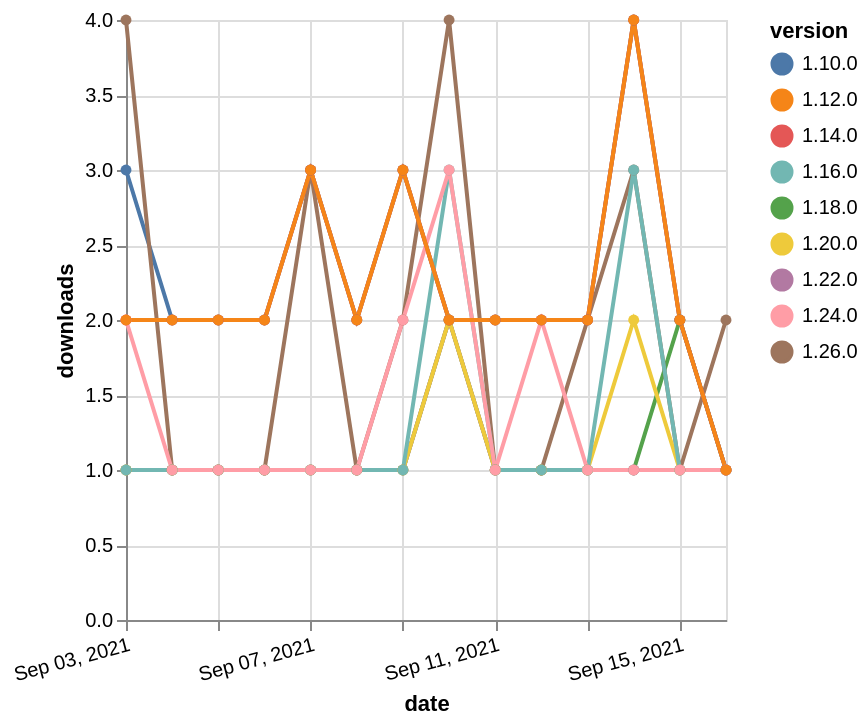

This figure's Vega-Lite source:
### Vega-Lite specification from a JSON file in a GitHub repository (floating-point values rounded to 4 significant figures)
{"$schema": "https://vega.github.io/schema/vega-lite/v5.json", "description": "A simple bar chart with embedded data.", "data": {"values": [{"date": "2021-09-03", "total": 214, "delta": 1, "version": "1.18.0"}, {"date": "2021-09-04", "total": 215, "delta": 1, "version": "1.18.0"}, {"date": "2021-09-05", "total": 216, "delta": 1, "version": "1.18.0"}, {"date": "2021-09-06", "total": 217, "delta": 1, "version": "1.18.0"}, {"date": "2021-09-07", "total": 218, "delta": 1, "version": "1.18.0"}, {"date": "2021-09-08", "total": 219, "delta": 1, "version": "1.18.0"}, {"date": "2021-09-09", "total": 220, "delta": 1, "version": "1.18.0"}, {"date": "2021-09-10", "total": 222, "delta": 2, "version": "1.18.0"}, {"date": "2021-09-11", "total": 223, "delta": 1, "version": "1.18.0"}, {"date": "2021-09-12", "total": 224, "delta": 1, "version": "1.18.0"}, {"date": "2021-09-13", "total": 225, "delta": 1, "version": "1.18.0"}, {"date": "2021-09-14", "total": 226, "delta": 1, "version": "1.18.0"}, {"date": "2021-09-15", "total": 228, "delta": 2, "version": "1.18.0"}, {"date": "2021-09-16", "total": 229, "delta": 1, "version": "1.18.0"}, {"date": "2021-09-03", "total": 188, "delta": 1, "version": "1.22.0"}, {"date": "2021-09-04", "total": 189, "delta": 1, "version": "1.22.0"}, {"date": "2021-09-05", "total": 190, "delta": 1, "version": "1.22.0"}, {"date": "2021-09-06", "total": 191, "delta": 1, "version": "1.22.0"}, {"date": "2021-09-07", "total": 192, "delta": 1, "version": "1.22.0"}, {"date": "2021-09-08", "total": 193, "delta": 1, "version": "1.22.0"}, {"date": "2021-09-09", "total": 194, "delta": 1, "version": "1.22.0"}, {"date": "2021-09-10", "total": 196, "delta": 2, "version": "1.22.0"}, {"date": "2021-09-11", "total": 197, "delta": 1, "version": "1.22.0"}, {"date": "2021-09-12", "total": 198, "delta": 1, "version": "1.22.0"}, {"date": "2021-09-13", "total": 199, "delta": 1, "version": "1.22.0"}, {"date": "2021-09-14", "total": 200, "delta": 1, "version": "1.22.0"}, {"date": "2021-09-15", "total": 201, "delta": 1, "version": "1.22.0"}, {"date": "2021-09-16", "total": 202, "delta": 1, "version": "1.22.0"}, {"date": "2021-09-03", "total": 2646, "delta": 3, "version": "1.10.0"}, {"date": "2021-09-04", "total": 2648, "delta": 2, "version": "1.10.0"}, {"date": "2021-09-05", "total": 2650, "delta": 2, "version": "1.10.0"}, {"date": "2021-09-06", "total": 2652, "delta": 2, "version": "1.10.0"}, {"date": "2021-09-07", "total": 2655, "delta": 3, "version": "1.10.0"}, {"date": "2021-09-08", "total": 2657, "delta": 2, "version": "1.10.0"}, {"date": "2021-09-09", "total": 2660, "delta": 3, "version": "1.10.0"}, {"date": "2021-09-10", "total": 2662, "delta": 2, "version": "1.10.0"}, {"date": "2021-09-11", "total": 2664, "delta": 2, "version": "1.10.0"}, {"date": "2021-09-12", "total": 2666, "delta": 2, "version": "1.10.0"}, {"date": "2021-09-13", "total": 2668, "delta": 2, "version": "1.10.0"}, {"date": "2021-09-14", "total": 2672, "delta": 4, "version": "1.10.0"}, {"date": "2021-09-15", "total": 2674, "delta": 2, "version": "1.10.0"}, {"date": "2021-09-16", "total": 2675, "delta": 1, "version": "1.10.0"}, {"date": "2021-09-03", "total": 143, "delta": 4, "version": "1.26.0"}, {"date": "2021-09-04", "total": 144, "delta": 1, "version": "1.26.0"}, {"date": "2021-09-05", "total": 145, "delta": 1, "version": "1.26.0"}, {"date": "2021-09-06", "total": 146, "delta": 1, "version": "1.26.0"}, {"date": "2021-09-07", "total": 149, "delta": 3, "version": "1.26.0"}, {"date": "2021-09-08", "total": 150, "delta": 1, "version": "1.26.0"}, {"date": "2021-09-09", "total": 152, "delta": 2, "version": "1.26.0"}, {"date": "2021-09-10", "total": 156, "delta": 4, "version": "1.26.0"}, {"date": "2021-09-11", "total": 157, "delta": 1, "version": "1.26.0"}, {"date": "2021-09-12", "total": 158, "delta": 1, "version": "1.26.0"}, {"date": "2021-09-13", "total": 160, "delta": 2, "version": "1.26.0"}, {"date": "2021-09-14", "total": 163, "delta": 3, "version": "1.26.0"}, {"date": "2021-09-15", "total": 164, "delta": 1, "version": "1.26.0"}, {"date": "2021-09-16", "total": 166, "delta": 2, "version": "1.26.0"}, {"date": "2021-09-03", "total": 238, "delta": 1, "version": "1.20.0"}, {"date": "2021-09-04", "total": 239, "delta": 1, "version": "1.20.0"}, {"date": "2021-09-05", "total": 240, "delta": 1, "version": "1.20.0"}, {"date": "2021-09-06", "total": 241, "delta": 1, "version": "1.20.0"}, {"date": "2021-09-07", "total": 242, "delta": 1, "version": "1.20.0"}, {"date": "2021-09-08", "total": 243, "delta": 1, "version": "1.20.0"}, {"date": "2021-09-09", "total": 244, "delta": 1, "version": "1.20.0"}, {"date": "2021-09-10", "total": 246, "delta": 2, "version": "1.20.0"}, {"date": "2021-09-11", "total": 247, "delta": 1, "version": "1.20.0"}, {"date": "2021-09-12", "total": 248, "delta": 1, "version": "1.20.0"}, {"date": "2021-09-13", "total": 249, "delta": 1, "version": "1.20.0"}, {"date": "2021-09-14", "total": 251, "delta": 2, "version": "1.20.0"}, {"date": "2021-09-15", "total": 252, "delta": 1, "version": "1.20.0"}, {"date": "2021-09-16", "total": 253, "delta": 1, "version": "1.20.0"}, {"date": "2021-09-03", "total": 465, "delta": 1, "version": "1.16.0"}, {"date": "2021-09-04", "total": 466, "delta": 1, "version": "1.16.0"}, {"date": "2021-09-05", "total": 467, "delta": 1, "version": "1.16.0"}, {"date": "2021-09-06", "total": 468, "delta": 1, "version": "1.16.0"}, {"date": "2021-09-07", "total": 469, "delta": 1, "version": "1.16.0"}, {"date": "2021-09-08", "total": 470, "delta": 1, "version": "1.16.0"}, {"date": "2021-09-09", "total": 471, "delta": 1, "version": "1.16.0"}, {"date": "2021-09-10", "total": 474, "delta": 3, "version": "1.16.0"}, {"date": "2021-09-11", "total": 475, "delta": 1, "version": "1.16.0"}, {"date": "2021-09-12", "total": 476, "delta": 1, "version": "1.16.0"}, {"date": "2021-09-13", "total": 477, "delta": 1, "version": "1.16.0"}, {"date": "2021-09-14", "total": 480, "delta": 3, "version": "1.16.0"}, {"date": "2021-09-15", "total": 481, "delta": 1, "version": "1.16.0"}, {"date": "2021-09-16", "total": 482, "delta": 1, "version": "1.16.0"}, {"date": "2021-09-03", "total": 221, "delta": 2, "version": "1.24.0"}, {"date": "2021-09-04", "total": 222, "delta": 1, "version": "1.24.0"}, {"date": "2021-09-05", "total": 223, "delta": 1, "version": "1.24.0"}, {"date": "2021-09-06", "total": 224, "delta": 1, "version": "1.24.0"}, {"date": "2021-09-07", "total": 225, "delta": 1, "version": "1.24.0"}, {"date": "2021-09-08", "total": 226, "delta": 1, "version": "1.24.0"}, {"date": "2021-09-09", "total": 228, "delta": 2, "version": "1.24.0"}, {"date": "2021-09-10", "total": 231, "delta": 3, "version": "1.24.0"}, {"date": "2021-09-11", "total": 232, "delta": 1, "version": "1.24.0"}, {"date": "2021-09-12", "total": 234, "delta": 2, "version": "1.24.0"}, {"date": "2021-09-13", "total": 235, "delta": 1, "version": "1.24.0"}, {"date": "2021-09-14", "total": 236, "delta": 1, "version": "1.24.0"}, {"date": "2021-09-15", "total": 237, "delta": 1, "version": "1.24.0"}, {"date": "2021-09-16", "total": 238, "delta": 1, "version": "1.24.0"}, {"date": "2021-09-03", "total": 2327, "delta": 2, "version": "1.14.0"}, {"date": "2021-09-04", "total": 2329, "delta": 2, "version": "1.14.0"}, {"date": "2021-09-05", "total": 2331, "delta": 2, "version": "1.14.0"}, {"date": "2021-09-06", "total": 2333, "delta": 2, "version": "1.14.0"}, {"date": "2021-09-07", "total": 2336, "delta": 3, "version": "1.14.0"}, {"date": "2021-09-08", "total": 2338, "delta": 2, "version": "1.14.0"}, {"date": "2021-09-09", "total": 2341, "delta": 3, "version": "1.14.0"}, {"date": "2021-09-10", "total": 2343, "delta": 2, "version": "1.14.0"}, {"date": "2021-09-11", "total": 2345, "delta": 2, "version": "1.14.0"}, {"date": "2021-09-12", "total": 2347, "delta": 2, "version": "1.14.0"}, {"date": "2021-09-13", "total": 2349, "delta": 2, "version": "1.14.0"}, {"date": "2021-09-14", "total": 2353, "delta": 4, "version": "1.14.0"}, {"date": "2021-09-15", "total": 2355, "delta": 2, "version": "1.14.0"}, {"date": "2021-09-16", "total": 2356, "delta": 1, "version": "1.14.0"}, {"date": "2021-09-03", "total": 2646, "delta": 2, "version": "1.12.0"}, {"date": "2021-09-04", "total": 2648, "delta": 2, "version": "1.12.0"}, {"date": "2021-09-05", "total": 2650, "delta": 2, "version": "1.12.0"}, {"date": "2021-09-06", "total": 2652, "delta": 2, "version": "1.12.0"}, {"date": "2021-09-07", "total": 2655, "delta": 3, "version": "1.12.0"}, {"date": "2021-09-08", "total": 2657, "delta": 2, "version": "1.12.0"}, {"date": "2021-09-09", "total": 2660, "delta": 3, "version": "1.12.0"}, {"date": "2021-09-10", "total": 2662, "delta": 2, "version": "1.12.0"}, {"date": "2021-09-11", "total": 2664, "delta": 2, "version": "1.12.0"}, {"date": "2021-09-12", "total": 2666, "delta": 2, "version": "1.12.0"}, {"date": "2021-09-13", "total": 2668, "delta": 2, "version": "1.12.0"}, {"date": "2021-09-14", "total": 2672, "delta": 4, "version": "1.12.0"}, {"date": "2021-09-15", "total": 2674, "delta": 2, "version": "1.12.0"}, {"date": "2021-09-16", "total": 2675, "delta": 1, "version": "1.12.0"}]}, "width": "container", "mark": {"type": "line", "point": {"filled": true}}, "encoding": {"x": {"field": "date", "type": "temporal", "timeUnit": "yearmonthdate", "title": "date", "axis": {"labelAngle": -15}}, "y": {"field": "delta", "type": "quantitative", "title": "downloads"}, "color": {"field": "version", "type": "nominal"}, "tooltip": {"field": "delta"}}}
